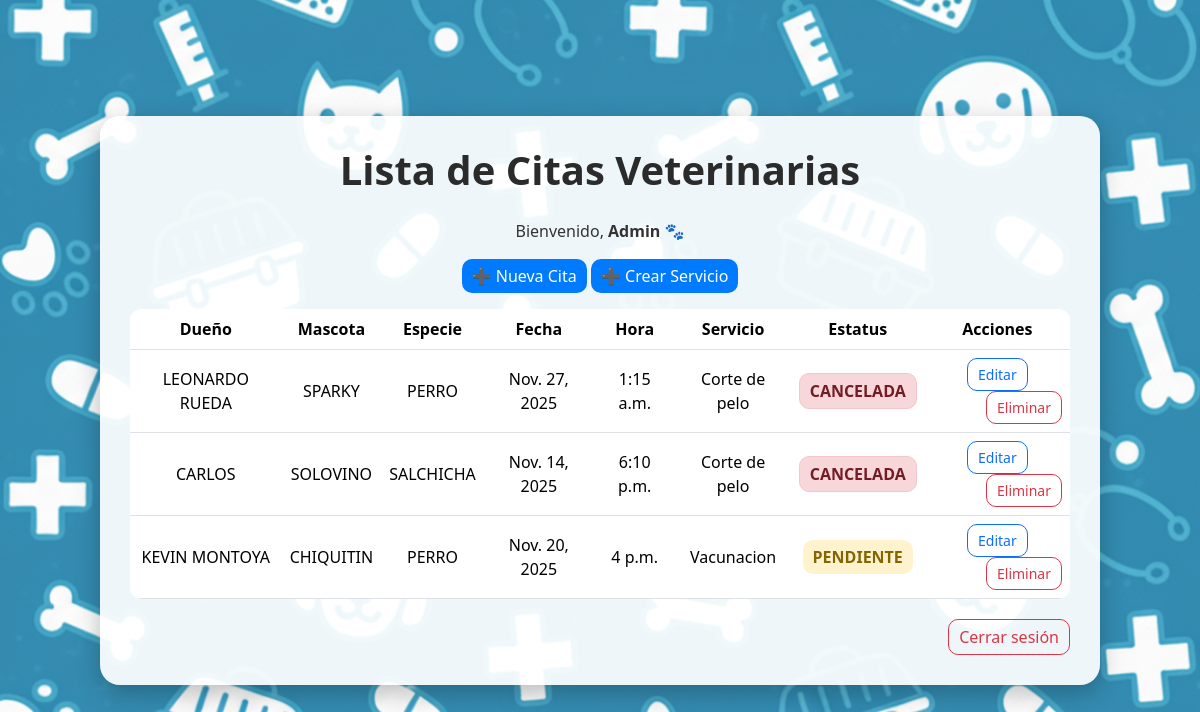
Screenshot of /listar/ (signed in) with the database file from the repository.
### app/models.py (models this page shows, shortened)
class Cita_Veterinaria(models.Model):
    nombre_dueño = models.CharField(max_length=100)
    nombre_mascota = models.CharField(max_length=100)
    especie = models.CharField(max_length=100)
    fecha_cita = models.DateField()
    hora_cita = models.TimeField()
    estatus_cita = models.CharField(max_length=100)
    descripcion = models.TextField(blank=True, null=True)
    servicio = models.ForeignKey(Servicio, on_delete=models.PROTECT, null=True)
    class Meta:
        permissions = [
            ("consulta_full_edit", "Puede cambiar todos los elementos de una cita."),
        ]

class Servicio(models.Model):
    nombre = models.CharField(max_length=100)
    descripcion = models.TextField(blank=True, null=True)
    precio = models.DecimalField(max_digits=10, decimal_places=2)
    def __str__(self):
        return self.nombre

### app/views.py (the view)
# urls.py: path('listar/', views.listar_Cita_Veterinaria, name='listar'),
@login_required
def listar_Cita_Veterinaria(request):
    citas = Cita_Veterinaria.objects.all()
    return render(request, 'listar.html', {'citas': citas})

### app/templates/listar.html (shortened to what this page needs)
{% load static %}
<!DOCTYPE html>
<html lang="es">
<head>
    <link href="https://cdn.jsdelivr.net/npm/bootstrap@5.3.8/dist/css/bootstrap.min.css" rel="stylesheet">
    <link rel="stylesheet" href="{% static 'css/listar.css' %}">
</head>
<body>
    <div class="content">
        <h1>Lista de Citas Veterinarias</h1>
        <p>Bienvenido, <b>{{ user.username }}</b> 🐾</p>
        {% if perms.app.delete_citaveterinaria %}
        <a class="btn btn-primary mb-3" href="{% url 'crear' %}">➕ Nueva Cita</a>
                <a href="{% url 'crearservicio' %}" class="btn btn-primary mb-3">➕ Crear Servicio</a>
        {% endif %}
        <table class="table table-hover align-middle">
            <thead>
                <tr>
                    <th>Dueño</th>
                    <th>Mascota</th>
                    <th>Especie</th>
                    <th>Fecha</th>
                    <th>Hora</th>
                    <th>Servicio</th>
                    <th>Estatus</th>
                    <th>Acciones</th>
                </tr>
            </thead>
            <tbody>
                {% for cita in citas %}
                <tr>
                    <td>{{ cita.nombre_dueño }}</td>
                    <td>{{ cita.nombre_mascota }}</td>
                    <td>{{ cita.especie }}</td>
                    <td>{{ cita.fecha_cita }}</td>
                    <td>{{ cita.hora_cita }}</td>
                    <td>{{ cita.servicio }}</td>
                    <td>
                        {% if cita.estatus_cita == "PENDIETE" %}
                            <span class="estatus pendiente">{{ cita.estatus_cita }}</span>
                        {% elif cita.estatus_cita == "REALIZADA" %}
                            <span class="estatus realizada">{{ cita.estatus_cita }}</span>
                        {% elif cita.estatus_cita == "CANCELADA" %}
                            <span class="estatus cancelada">{{ cita.estatus_cita }}</span>
                        {% else %}
                            <span class="estatus">{{ cita.estatus_cita }}</span>
                        {% endif %}
                    </td>
                    <td>
                        <a href="{% url 'editar' cita.id %}" class="btn btn-sm btn-outline-primary">Editar</a>
                        {% if perms.app.delete_citaveterinaria %}
                        <a href="{% url 'eliminar' cita.id %}" class="btn btn-sm btn-outline-danger">Eliminar</a>
                        {% endif %}
                    </td>
                </tr>
                {% endfor %}
            </tbody>
        </table>
        <div class="footer">
            <form method="post" action="{% url 'logout' %}">
                <button type="submit" class="btn btn-outline-danger">Cerrar sesión</button>
            </form>
        </div>
    </div>
</body>
</html>

### app/static/css/listar.css (style rules this page uses)
body { background-image: url('/static/img/FondoListar.png'); background-size: cover; background-position: center; background-attachment: fixed; height: 100vh; display: flex; align-items: center; justify-content: center; color: #333; font-family: 'Segoe UI', sans-serif; }
.content { background: rgba(255, 255, 255, 0.92); padding: 30px; border-radius: 20px; box-shadow: 0 8px 25px rgba(0, 0, 0, 0.25); width: 90%; max-width: 1000px; text-align: center; }
h1 { font-weight: bold; color: #2b2b2b; margin-bottom: 25px; }
table { background-color: white; border-radius: 12px; overflow: hidden; }
th { background-color: #007bff; color: white; text-align: center; }
td { vertical-align: middle; text-align: center; }
.estatus { font-weight: bold; border-radius: 10px; padding: 5px 12px; display: inline-block; }
.estatus.cancelada { background-color: #f8d7da; color: #721c24; border: 1px solid #f5c6cb; }
.btn { border-radius: 10px; padding: 5px 10px; }
.btn-primary { background-color: #007bff; border: none; }
.btn-outline-danger { float: right; border-radius: 10px; }
.estatus { font-weight: bold; color: #856404; background-color: #fff3cd; border-radius: 10px; padding: 5px 10px; }
.footer { margin-top: 20px; font-size: 15px; }

### rows the page displays
Cita_Veterinaria: nombre_dueño "LEONARDO RUEDA", nombre_mascota "SPARKY", especie "PERRO", fecha_cita "Nov. 27, 2025", hora_cita "1:15 a.m.", servicio "Corte de pelo", estatus_cita "CANCELADA"
Cita_Veterinaria: nombre_dueño "CARLOS", nombre_mascota "SOLOVINO", especie "SALCHICHA", fecha_cita "Nov. 14, 2025", hora_cita "6:10 p.m.", servicio "Corte de pelo", estatus_cita "CANCELADA"
Cita_Veterinaria: nombre_dueño "KEVIN MONTOYA", nombre_mascota "CHIQUITIN", especie "PERRO", fecha_cita "Nov. 20, 2025", hora_cita "4 p.m.", servicio "Vacunacion", estatus_cita "PENDIENTE"

### other values shown
{{ user.username }} "Admin"
